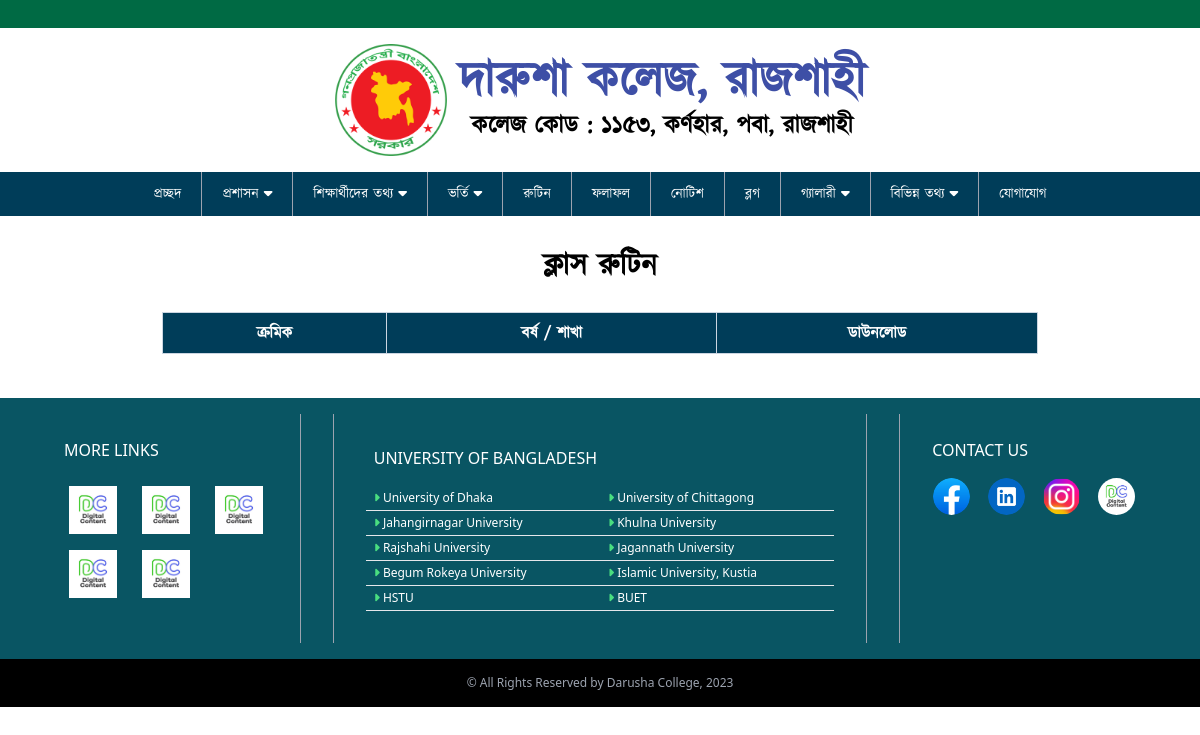
The page /classRoutine/ on the database as committed earlier.
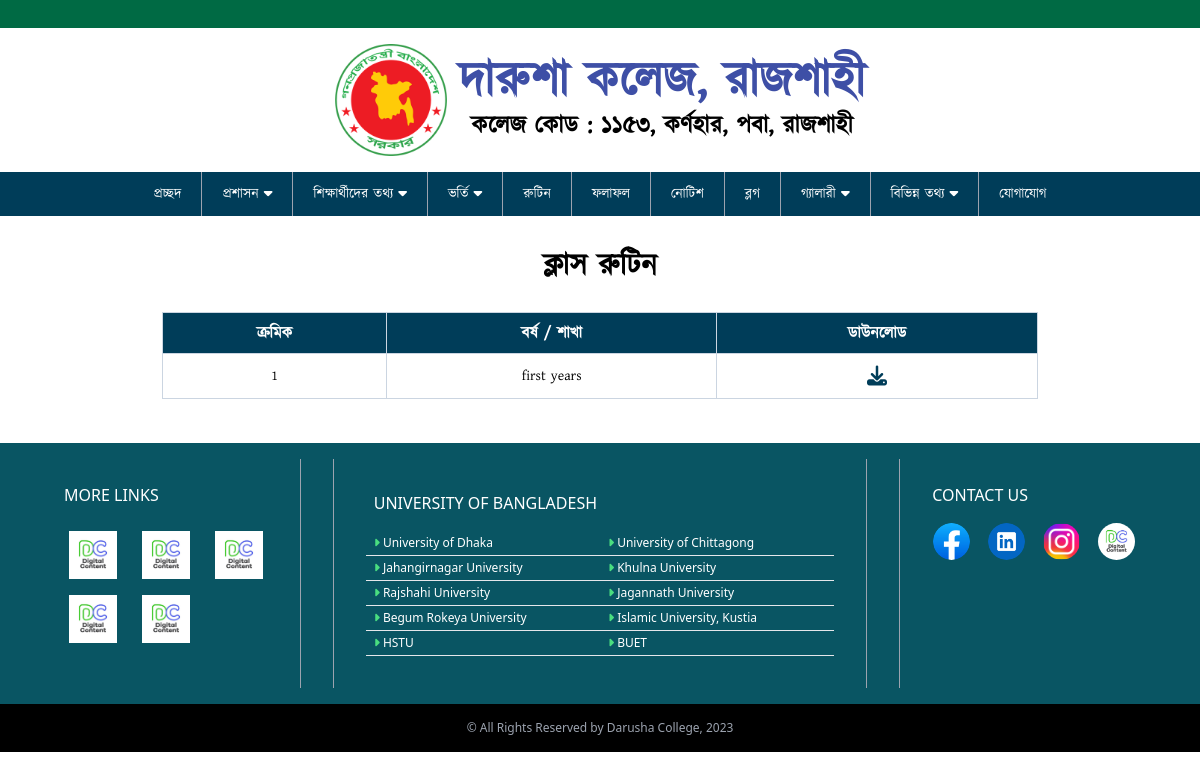
The same page on the database as committed later.
### main_app/models.py (models this page shows, shortened)
class ClassRoutine(models.Model):
    title = models.CharField(max_length=500)
    routine_file = models.FileField(upload_to='result/')
    class Meta:
        verbose_name = 'Class Routine'
        verbose_name_plural = 'Class Routine'

### main_app/views.py (the view)
# urls.py: path('classRoutine/',classRoutine ,name='classRoutine'),
def classRoutine(request):
    routine = ClassRoutine.objects.all().order_by("-id")
    context = {
        'routine': routine
        }
    return render(request, 'main_app/classRoutine.html',context)

### main_app/templates/main_app/classRoutine.html
{% extends 'main_app/bass.html' %}
{% load static %}
{% block content %}
    <main class="my-8">
      <div>
        <h3 class="text-center text-3xl font-semibold mb-4">ক্লাস রুটিন</h3>
        <div class="lg:w-3/4 m-auto p-3">
          <table
            class="table-auto w-full border-collapse border border-slate-400"
          >
            <thead>
              <tr class="bg-navBg text-white">
                <th class="p-2 border border-slate-300">ক্রমিক</th>
                <th class="p-2 border border-slate-300">বর্ষ / শাখা </th>
                <th class="p-2 border border-slate-300">ডাউনলোড</th>
              </tr>
            </thead>
            {% for x in routine %}
            <tbody class="text-sm">
              <tr>
                <td class="text-center p-2 border border-slate-300">{{ x.id }}</td>
                <td class="text-center p-2 border border-slate-300"><a href="{{x.routine_file.url}}">{{ x.title }}</a></td>
                <td class="text-center p-2 border border-slate-300">
                  <a href="{{x.routine_file.url}}" download ><i class="fa-solid fa-download text-xl text-navBg"></i
                  ></a>
                </td>
              </tr>
            </tbody>
            {% endfor %}
          </table>
        </div>
      </div>
    </main>
{% endblock %}

Rows that differ between the two databases and show on the page:
added ClassRoutine: id "1", title "first years"
